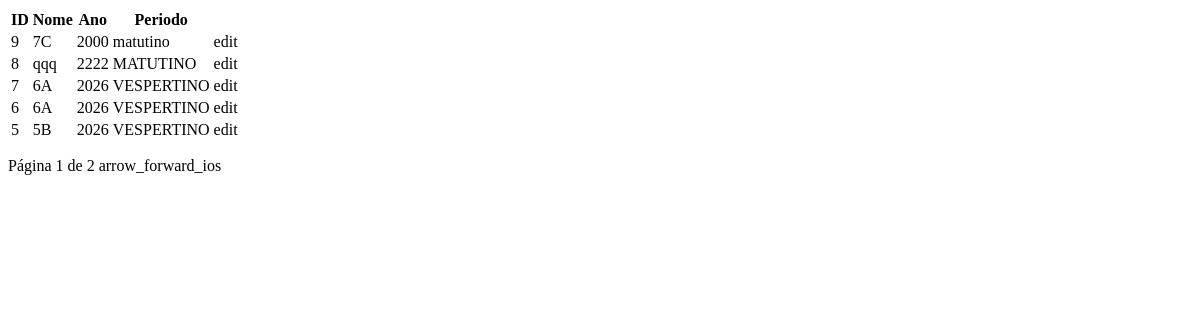
The app's page /turma/lista/, older data.
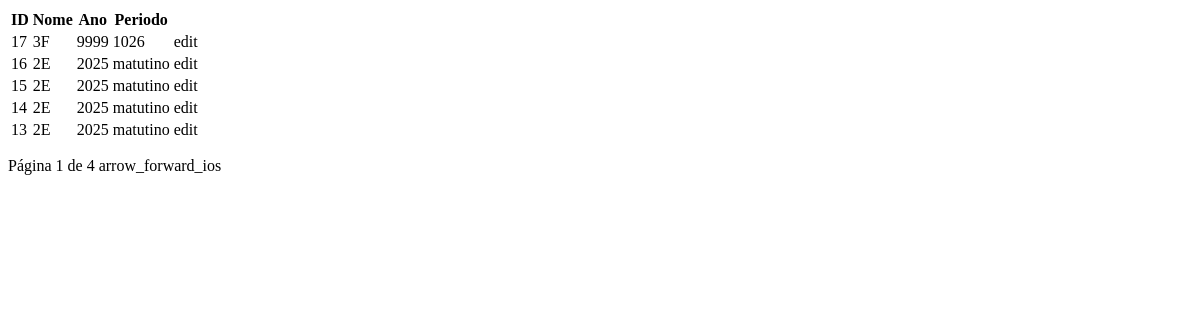
The same page, newer data.
### app/models.py (models this page shows)
class Turmas(db.Model):
    id = db.Column(db.Integer, primary_key=True)
    nome = db.Column(db.String(100), nullable=False)
    descricao = db.Column(db.Text)
    ano = db.Column(db.Integer, nullable=False)
    dataInicio = db.Column(db.Date, nullable=False)
    dataFinal = db.Column(db.Date)
    periodo = db.Column(db.String(50))
    alunos = db.relationship('Aluno', backref='turma', lazy=True)
    materias = db.relationship('Materia', backref='turma', lazy=True)

### app/routes.py (the view)
@app.route('/turma/lista/')
def lista_turma():
    page = request.args.get('page', 1, type=int)
    turmas = Turmas.query.order_by(Turmas.id.desc()).paginate(page=page, per_page=5, error_out=False)
    return render_template('partials/turma_lista.html', turmas=turmas)

### app/templates/partials/turma_lista.html (shortened to what this page needs)
<div class="card">
<table class="tbl">
    <thead>
        <tr>
            <th>ID</th>
            <th>Nome</th>
            <th>Ano</th>
            <th>Periodo</th>
            <th></th>
        </tr>
    </thead>
    <tbody>
        {% for turma in turmas %}
            <tr>
                <td>{{ turma.id }}</td>
                <td>{{ turma.nome}}</td>
                <td>{{ turma.ano }}</td>
                <td>{{ turma.periodo }}</td>
                <td >
                    <a
                        hx-get="{{ url_for('update_turma', id=turma.id) }}"
                        hx-target="#container-form"
                        hx-swap="innerHTML"
                        class="material">
                        edit
                    </a>
                </td>
            </tr>
        {% endfor %}
    </tbody>
</table>
</div>
<div class="pagination" style="margin-top: 15px;">
    Página {{ turmas.page }} de {{ turmas.pages }}
    {% if turmas.has_next %}
        <a hx-get="{{ url_for('lista_turma', page=turmas.next_num) }}"
            hx-target="#lista-turmas"
            hx-swap="innerHTML"
            class="material"
        >
            arrow_forward_ios
        </a>
    {% endif %}
</div>

Row changes from the older to the newer data that the page shows:
no longer on this page (row unchanged): Turmas: id "9", nome "7C", ano "2000", periodo "matutino"
no longer on this page (row unchanged): Turmas: id "8", nome "qqq", ano "2222", periodo "MATUTINO"
no longer on this page (row unchanged): Turmas: id "7", nome "6A", ano "2026", periodo "VESPERTINO"
no longer on this page (row unchanged): Turmas: id "6", nome "6A", ano "2026", periodo "VESPERTINO"
no longer on this page (row unchanged): Turmas: id "5", nome "5B", ano "2026", periodo "VESPERTINO"
added Turmas: id "17", nome "3F", ano "9999", periodo "1026"
added Turmas: id "16", nome "2E", ano "2025", periodo "matutino"
added Turmas: id "15", nome "2E", ano "2025", periodo "matutino"
added Turmas: id "14", nome "2E", ano "2025", periodo "matutino"
added Turmas: id "13", nome "2E", ano "2025", periodo "matutino"
Text that changed along with them:
{{ turmas.pages }}: "2" → "4"
